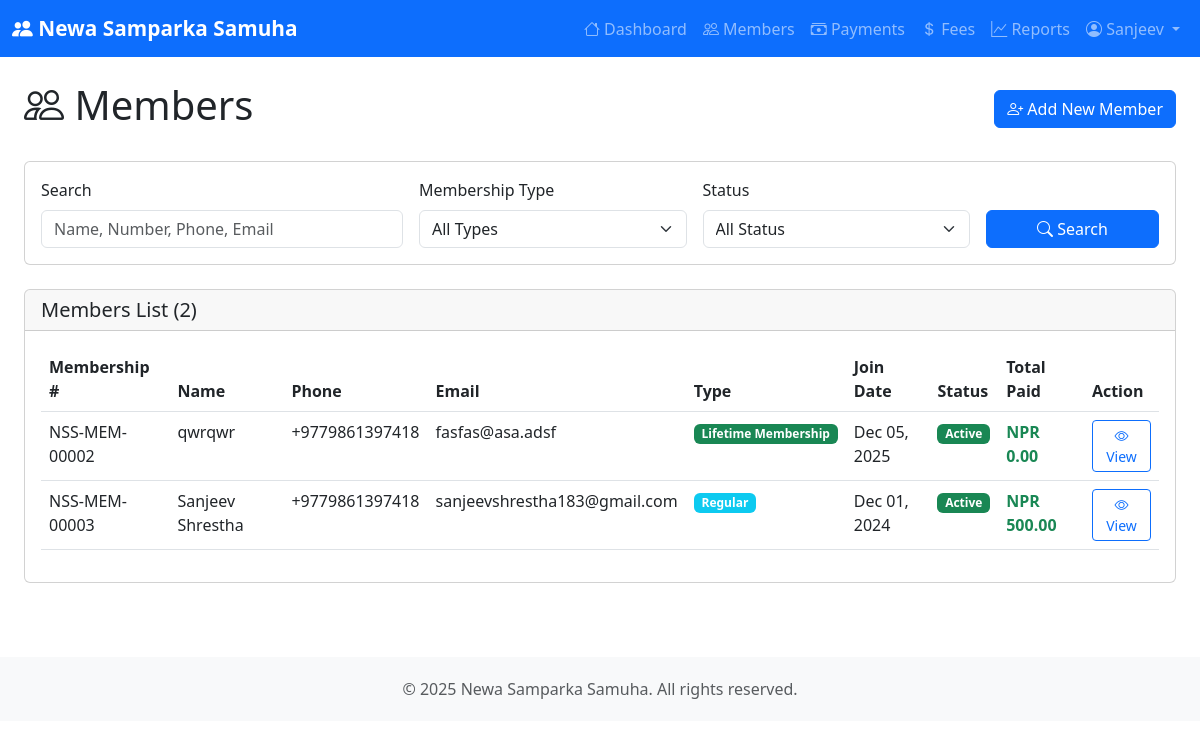
Before: /members/ (signed in) with the older database file.
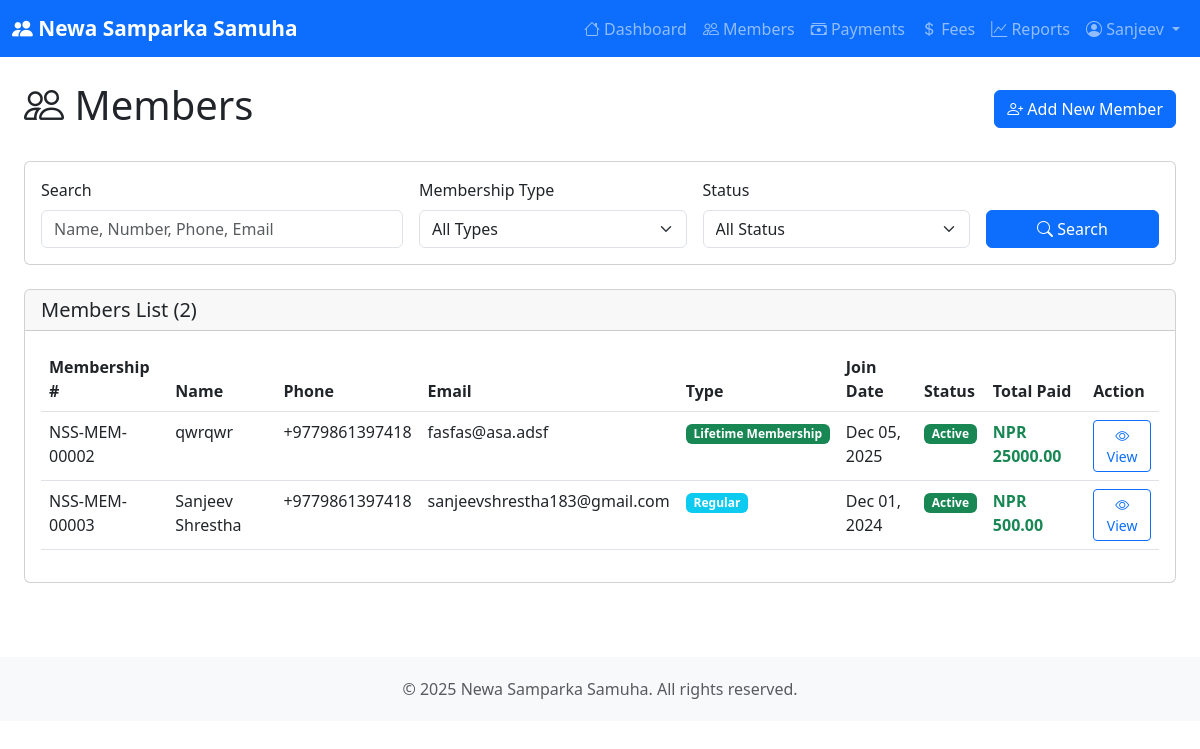
After: the same page with the newer database file.
### membership/models.py (models this page shows, shortened)
class Member(models.Model):
    name = models.CharField(max_length=200, verbose_name="Full Name")
    phone_regex = RegexValidator(
        regex=r'^\+?1?\d{9,15}$',
        message="Phone number must be entered in the format: '+999999999'. Up to 15 digits allowed."
    )
    phone_number = models.CharField(
        validators=[phone_regex],
        max_length=17,
        verbose_name="Phone Number"
    )
    email = models.EmailField(verbose_name="Email Address")
    permanent_address = models.TextField(verbose_name="Permanent Address")
    current_address = models.TextField(verbose_name="Current Address")
    date_of_birth = models.DateField(
        verbose_name="Date of Birth",
        blank=True,
        null=True
    )
    photograph = models.ImageField(
        upload_to='member_photos/',
        verbose_name="Photograph",
        blank=True,
        null=True,
        help_text="Upload member's photograph (JPG, PNG)"
    )
    father_name = models.CharField(max_length=200, verbose_name="Father's Name")
    mother_name = models.CharField(max_length=200, verbose_name="Mother's Name")
    spouse_name = models.CharField(
        max_length=200,
        blank=True,
        null=True,
        verbose_name="Spouse Name"
    )
    citizenship_number = models.CharField(
        max_length=50,
        unique=True,
        verbose_name="Citizenship Number"
    )
    citizenship_issue_date = models.DateField(
        verbose_name="Citizenship Issue Date",
        blank=True,
        null=True
    )
    citizenship_issue_district = models.CharField(
        max_length=100,
        verbose_name="Citizenship Issue District",
        blank=True,
        null=True
    )
    MEMBERSHIP_CHOICES = [
        ('REGULAR', 'Regular'),
        ('LIFETIME', 'Lifetime Membership'),
    ]
    membership_type = models.CharField(
        max_length=20,
        choices=MEMBERSHIP_CHOICES,
        default='REGULAR',
        verbose_name="Membership Type"
    )
    membership_number = models.CharField(
        max_length=50,
        unique=True,
        verbose_name="Membership Number"
    )
    join_date = models.DateField(default=timezone.now, verbose_name="Join Date")
    is_active = models.BooleanField(default=True, verbose_name="Active Status")
    PAYMENT_FREQUENCY_CHOICES = [
        ('ANNUAL', 'Annual'),
        ('MONTHLY', 'Monthly'),
    ]
    payment_frequency = models.CharField(
        max_length=20,
        choices=PAYMENT_FREQUENCY_CHOICES,
        default='ANNUAL',
        verbose_name="Payment Frequency",
        help_text="How often member pays (only for Regular members)"
    )
    last_payment_date = models.DateField(
        blank=True,
        null=True,
        verbose_name="Last Payment Date",
        help_text="Date of most recent payment"
    )
    membership_valid_until = models.DateField(
        blank=True,
        null=True,
        verbose_name="Membership Valid Until",
        help_text="Date when membership expires (null for lifetime members)"
    )
    created_at = models.DateTimeField(auto_now_add=True)
    updated_at = models.DateTimeField(auto_now=True)
    class Meta:
        ordering = ['-join_date']
        verbose_name = "Member"
        verbose_name_plural = "Members"
    def get_total_paid(self):
        return self.payments.aggregate(
            total=models.Sum('amount')
        )['total'] or Decimal('0.00')

### membership/views.py (the view, shortened to what this page needs)
# urls.py: path('members/', views.member_list, name='member_list'),
@login_required
def member_list(request):
    members = Member.objects.all()
    search_query = request.GET.get('search', '')
    membership_type = request.GET.get('type', '')
    if membership_type:
        members = members.filter(membership_type=membership_type)
    status = request.GET.get('status', '')
    if status:
        is_active = status == 'active'
        members = members.filter(is_active=is_active)
    context = {
        'members': members.order_by('-join_date'),
        'search_query': search_query,
        'membership_type': membership_type,
        'status': status,
    }
    return render(request, 'membership/member_list.html', context)

### membership/templates/membership/member_list.html (shortened to what the changed rows need)
{% extends 'membership/base.html' %}
{% block content %}
<div class="container-fluid">
    <div class="d-flex justify-content-between align-items-center mb-4">
        <h1><i class="bi bi-people"></i> Members</h1>
    </div>
    <div class="card">
        <div class="card-body">
            {% if members %}
            <div class="table-responsive">
                <table class="table table-hover">
                    <thead>
                        <tr>
                            <th>Membership #</th>
                            <th>Name</th>
                            <th>Phone</th>
                            <th>Email</th>
                            <th>Type</th>
                            <th>Join Date</th>
                            <th>Status</th>
                            <th>Total Paid</th>
                            <th>Action</th>
                        </tr>
                    </thead>
                    <tbody>
                        {% for member in members %}
                        <tr>
                            <td>{{ member.membership_number }}</td>
                            <td>{{ member.name }}</td>
                            <td>{{ member.phone_number }}</td>
                            <td>{{ member.email }}</td>
                            <td>
                                <span class="badge bg-{% if member.membership_type == 'LIFETIME' %}success{% else %}info{% endif %}">
                                    {{ member.get_membership_type_display }}
                                </span>
                            </td>
                            <td>{{ member.join_date|date:"M d, Y" }}</td>
                            <td>
                                {% if member.is_active %}
                                <span class="badge bg-success">Active</span>
                                {% else %}
                                <span class="badge bg-secondary">Inactive</span>
                                {% endif %}
                            </td>
                            <td class="text-success fw-bold">NPR {{ member.get_total_paid|floatformat:2 }}</td>
                            <td>
                                <a href="{% url 'membership:member_detail' member.pk %}" class="btn btn-sm btn-outline-primary">
                                    <i class="bi bi-eye"></i> View
                                </a>
                            </td>
                        </tr>
                        {% endfor %}
                    </tbody>
                </table>
            </div>
            {% else %}
            <p class="text-muted text-center py-4">No members found.</p>
            {% endif %}
        </div>
    </div>
</div>
{% endblock %}

Changed rows visible on the page:
changed Member "NSS-MEM-00002": get_total_paid "0.00" → "25000.00"
